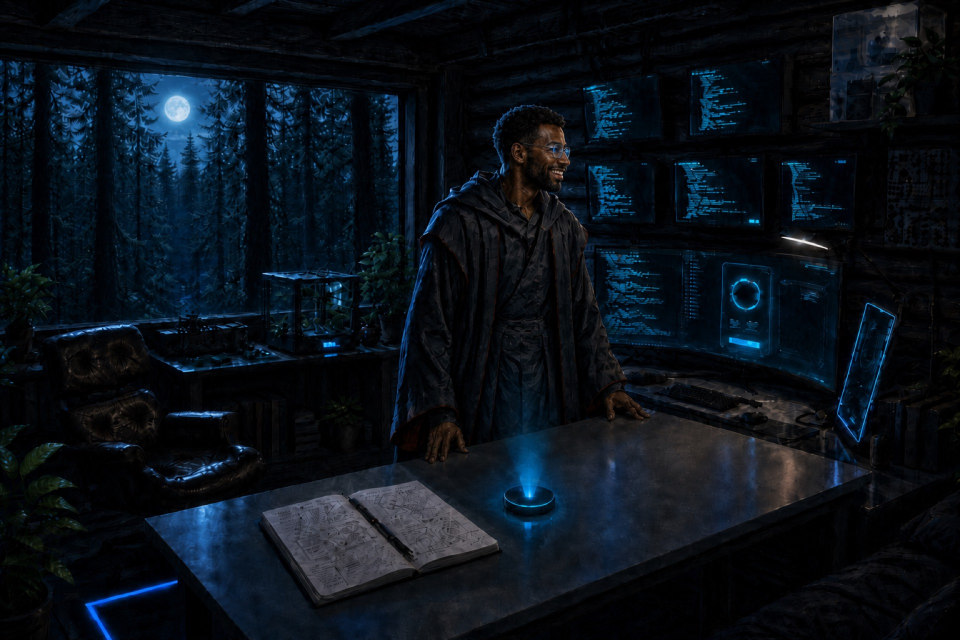
#> input picture images/lab-night.jpg, 1920 x 1280 px (shown at 1/2 size)
$ python trace-scene.py ../images/lab-night.jpg out.png
#> lines starting #> are read from the running program, lines starting #| are printed output that depends on the picture; after the words box and inside, x2 and y2 are one past the last pixel; in counts of white or black regions, pixels touching at a corner belong together
"""Locate the glowing monitor faces in the night artwork.

The screens are the only strongly cyan-biased regions in an otherwise brown/black
room, so a blue-minus-red mask isolates them. A max/min filter pair closes the
gaps that the text rows punch in each panel, then connected components give one
box per screen, reported as percentages of the frame for the CSS overlays.

    python tools/trace-scene.py images/lab-night.jpg [debug.png]
"""

import sys

import numpy as np
from PIL import Image, ImageDraw, ImageFilter

src = sys.argv[1]
image = Image.open(src).convert("RGB")
#> image is the input picture: PIL image 1920x1280 RGB; mean R, G, B 10.1, 17.6, 25.8
W, H = image.size
#> W = 1920; H = 1280

pixels = np.asarray(image).astype(int)
r, g, b = pixels[:, :, 0], pixels[:, :, 1], pixels[:, :, 2]
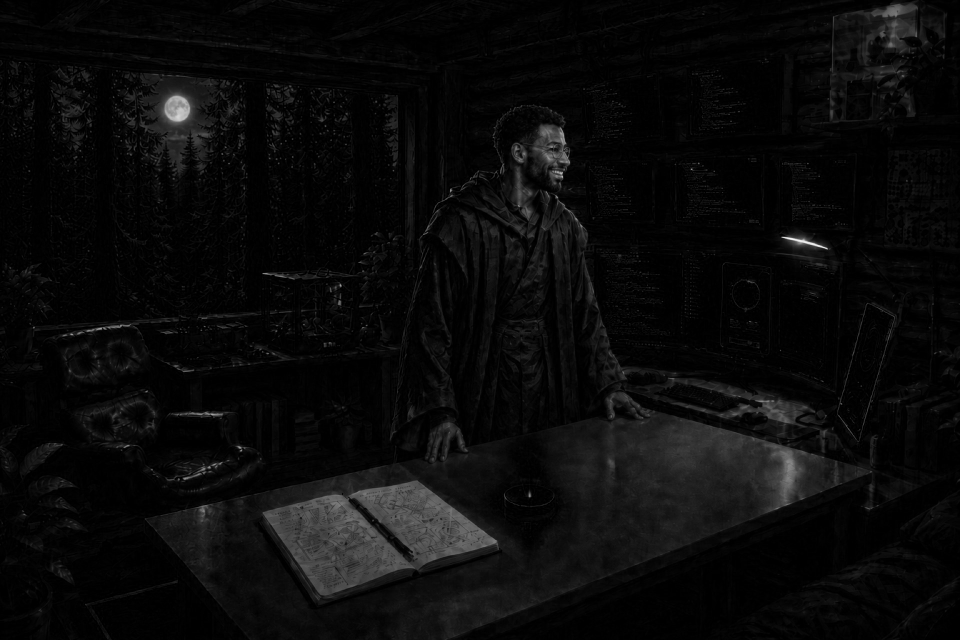
#> r: shape (1280, 1920) int64 (shown at 1/2 size); min 0, max 251, mean 10.1
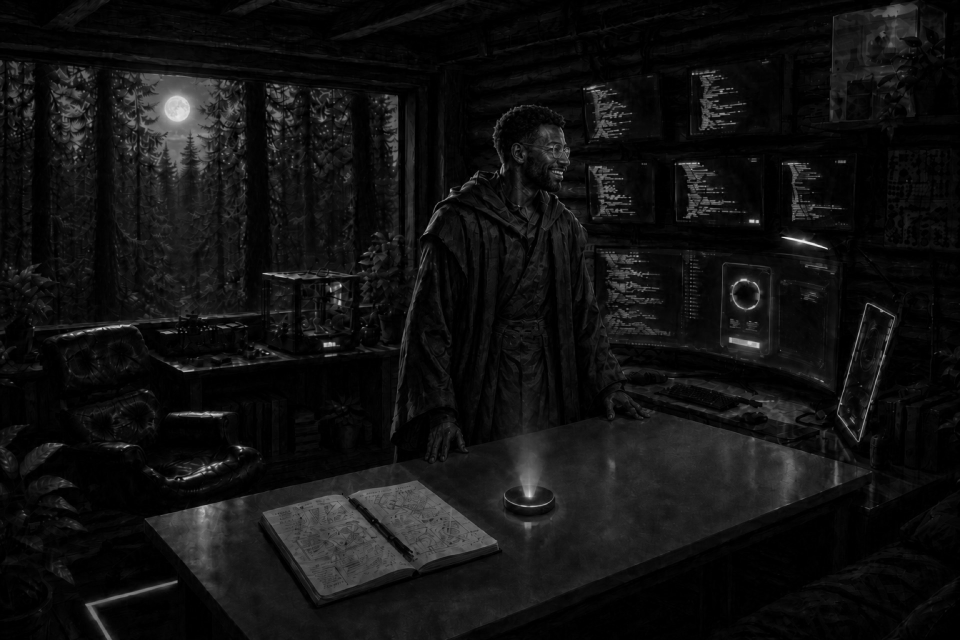
#> g: shape (1280, 1920) int64 (shown at 1/2 size); min 0, max 251, mean 17.6
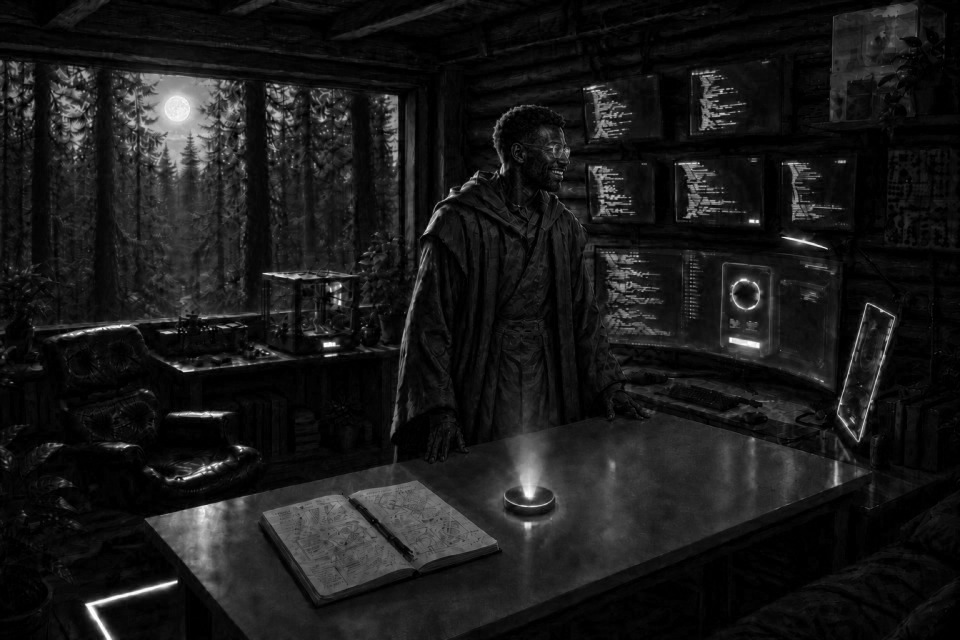
#> b: shape (1280, 1920) int64 (shown at 1/2 size); min 0, max 255, mean 25.8
mask = ((b - r > 18) & (b > 45)).astype(np.uint8) * 255
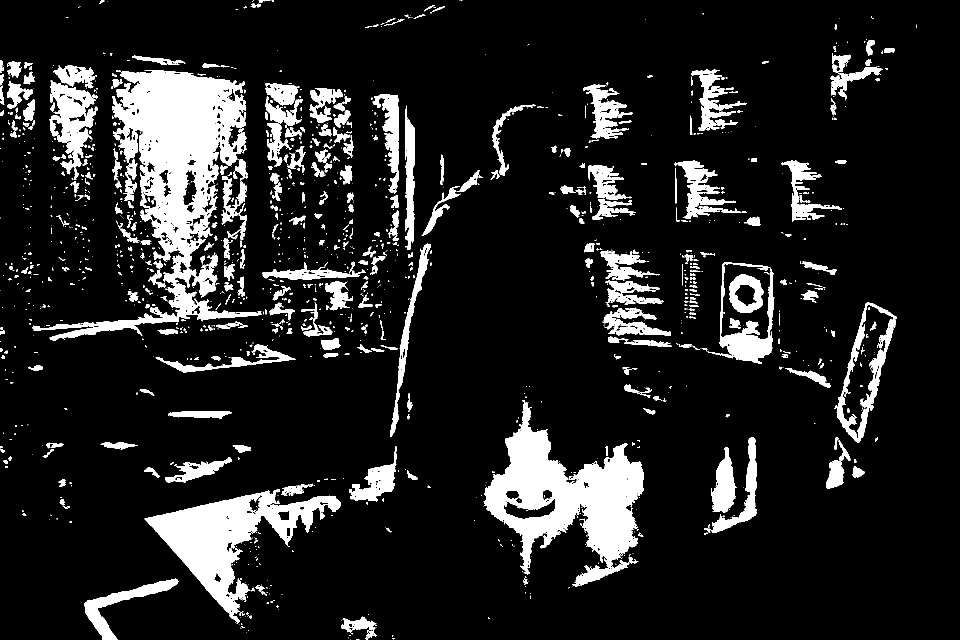
#> mask: shape (1280, 1920) (shown at 1/2 size); 12.9% white; 1435 white regions (988 under 20 px), largest, box (x1, y1, x2, y2) and area: (64, 140, 523, 682) 69849, (967, 800, 1288, 1173) 49115, (289, 978, 682, 1247) 33110

mask = Image.fromarray(mask).filter(ImageFilter.MaxFilter(9)).filter(ImageFilter.MinFilter(7))
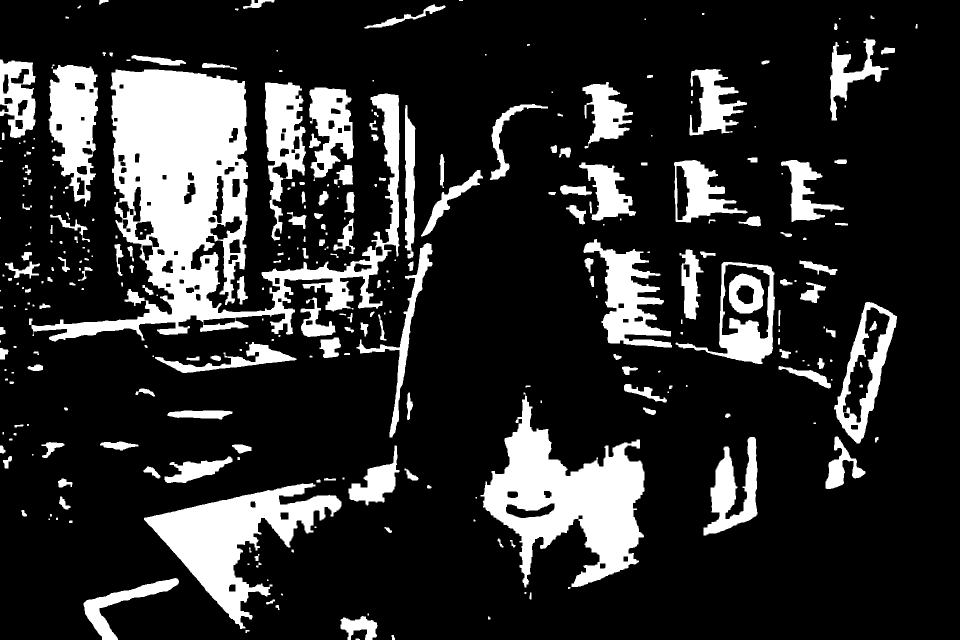
#> mask: PIL image 1920x1280 L (shown at 1/2 size); 18.1% white; 323 white regions (107 under 20 px), largest, box (x1, y1, x2, y2) and area: (58, 139, 799, 683) 128072, (961, 785, 1289, 1175) 56647, (288, 966, 683, 1258) 39858
mask = np.asarray(mask) > 128

# Flood fill each component iteratively (no scipy in the venv).
seen = np.zeros_like(mask)
boxes = []
for y0 in range(0, H, 4):
    for x0 in range(0, W, 4):
        if not mask[y0, x0] or seen[y0, x0]:
            continue
        stack = [(y0, x0)]
        seen[y0, x0] = True
        ys, xs = [], []
        while stack:
            y, x = stack.pop()
            ys.append(y)
            xs.append(x)
            for dy, dx in ((1, 0), (-1, 0), (0, 1), (0, -1)):
                ny, nx = y + dy, x + dx
                if 0 <= ny < H and 0 <= nx < W and mask[ny, nx] and not seen[ny, nx]:
                    seen[ny, nx] = True
                    stack.append((ny, nx))
        if len(ys) < 2500:
            continue
        boxes.append((min(xs), min(ys), max(xs), max(ys), len(ys)))

boxes.sort(key=lambda box: (round(box[1] / 60), box[0]))
for left, top, right, bottom, area in boxes:
    print(
        f"left {left / W * 100:6.2f}%  top {top / H * 100:6.2f}%  "
        f"w {(right - left) / W * 100:6.2f}%  h {(bottom - top) / H * 100:6.2f}%  "
        f"px {left},{top},{right},{bottom}  area {area}"
    )

if len(sys.argv) > 2:
    debug = image.copy()
    draw = ImageDraw.Draw(debug)
    for i, (left, top, right, bottom, _) in enumerate(boxes):
        draw.rectangle([left, top, right, bottom], outline=(255, 0, 128), width=4)
        draw.text((left + 6, top + 6), str(i), fill=(255, 255, 0))
    debug.save(sys.argv[2])
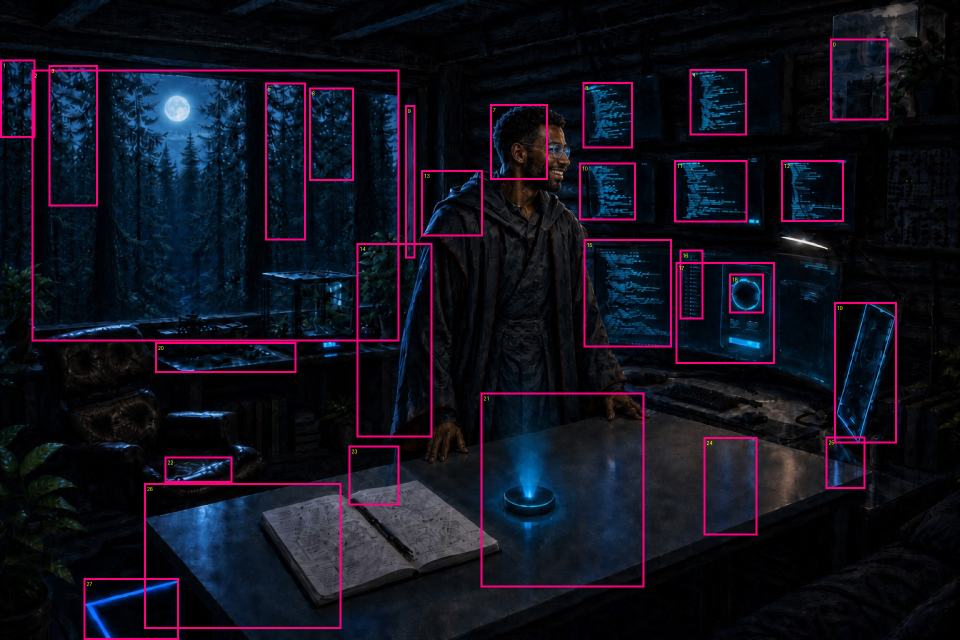
#> saved as out.png: PIL image 1920x1280 RGB (shown at 1/2 size); mean R, G, B 18, 17.2, 29.1
